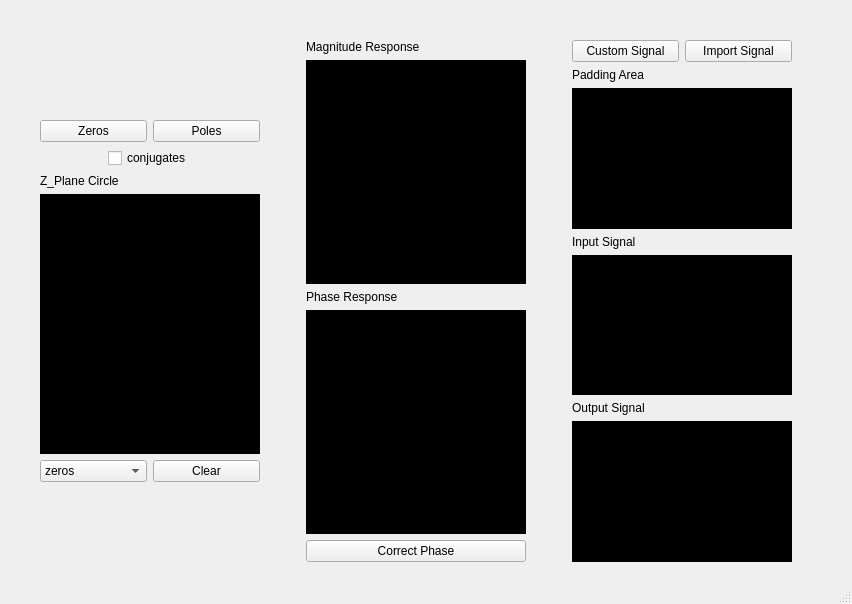
<?xml version="1.0" encoding="UTF-8"?>
<ui version="4.0">
 <class>MainWindow</class>
 <widget class="QMainWindow" name="MainWindow">
  <property name="geometry">
   <rect>
    <x>0</x>
    <y>0</y>
    <width>852</width>
    <height>604</height>
   </rect>
  </property>
  <property name="windowTitle">
   <string>MainWindow</string>
  </property>
  <widget class="QWidget" name="centralwidget">
   <layout class="QGridLayout" name="gridLayout">
    <property name="leftMargin">
     <number>20</number>
    </property>
    <property name="topMargin">
     <number>40</number>
    </property>
    <property name="rightMargin">
     <number>40</number>
    </property>
    <property name="bottomMargin">
     <number>20</number>
    </property>
    <item row="0" column="0">
     <layout class="QHBoxLayout" name="horizontalLayout_5" stretch="1,1,1">
      <item>
       <layout class="QVBoxLayout" name="verticalLayout" stretch="0,0,0,0,1,0,0">
        <property name="leftMargin">
         <number>20</number>
        </property>
        <property name="rightMargin">
         <number>20</number>
        </property>
        <item>
         <spacer name="verticalSpacer_2">
          <property name="orientation">
           <enum>Qt::Vertical</enum>
          </property>
          <property name="sizeHint" stdset="0">
           <size>
            <width>20</width>
            <height>80</height>
           </size>
          </property>
         </spacer>
        </item>
        <item>
         <layout class="QHBoxLayout" name="horizontalLayout">
          <item>
           <widget class="QPushButton" name="zeros">
            <property name="text">
             <string>Zeros</string>
            </property>
           </widget>
          </item>
          <item>
           <widget class="QPushButton" name="poles">
            <property name="text">
             <string>Poles</string>
            </property>
           </widget>
          </item>
         </layout>
        </item>
        <item>
         <layout class="QHBoxLayout" name="horizontalLayout_3">
          <item>
           <spacer name="horizontalSpacer_2">
            <property name="orientation">
             <enum>Qt::Horizontal</enum>
            </property>
            <property name="sizeHint" stdset="0">
             <size>
              <width>40</width>
              <height>20</height>
             </size>
            </property>
           </spacer>
          </item>
          <item>
           <widget class="QCheckBox" name="checkBox">
            <property name="text">
             <string>conjugates</string>
            </property>
           </widget>
          </item>
          <item>
           <spacer name="horizontalSpacer">
            <property name="orientation">
             <enum>Qt::Horizontal</enum>
            </property>
            <property name="sizeHint" stdset="0">
             <size>
              <width>40</width>
              <height>20</height>
             </size>
            </property>
           </spacer>
          </item>
         </layout>
        </item>
        <item>
         <widget class="QLabel" name="label">
          <property name="text">
           <string>Z_Plane Circle </string>
          </property>
         </widget>
        </item>
        <item>
         <widget class="PlotWidget" name="z_plane" native="true">
          <property name="styleSheet">
           <string notr="true">background-color: rgb(0, 0, 0);
</string>
          </property>
         </widget>
        </item>
        <item>
         <layout class="QHBoxLayout" name="horizontalLayout_2">
          <item>
           <widget class="QComboBox" name="comboBox">
            <item>
             <property name="text">
              <string>zeros</string>
             </property>
            </item>
            <item>
             <property name="text">
              <string>poles</string>
             </property>
            </item>
            <item>
             <property name="text">
              <string>both</string>
             </property>
            </item>
           </widget>
          </item>
          <item>
           <widget class="QPushButton" name="clear">
            <property name="text">
             <string>Clear</string>
            </property>
           </widget>
          </item>
         </layout>
        </item>
        <item>
         <spacer name="verticalSpacer">
          <property name="orientation">
           <enum>Qt::Vertical</enum>
          </property>
          <property name="sizeHint" stdset="0">
           <size>
            <width>20</width>
            <height>80</height>
           </size>
          </property>
         </spacer>
        </item>
       </layout>
      </item>
      <item>
       <layout class="QVBoxLayout" name="verticalLayout_2" stretch="0,4,0,4,0">
        <property name="leftMargin">
         <number>20</number>
        </property>
        <property name="rightMargin">
         <number>20</number>
        </property>
        <property name="bottomMargin">
         <number>0</number>
        </property>
        <item>
         <widget class="QLabel" name="label_2">
          <property name="text">
           <string>Magnitude Response</string>
          </property>
         </widget>
        </item>
        <item>
         <widget class="PlotWidget" name="magPlot_2" native="true">
          <property name="styleSheet">
           <string notr="true">background-color: rgb(0, 0, 0);</string>
          </property>
         </widget>
        </item>
        <item>
         <widget class="QLabel" name="label_3">
          <property name="text">
           <string>Phase Response</string>
          </property>
         </widget>
        </item>
        <item>
         <widget class="PlotWidget" name="phasePlot" native="true">
          <property name="styleSheet">
           <string notr="true">background-color: rgb(0, 0, 0);
</string>
          </property>
         </widget>
        </item>
        <item>
         <widget class="QPushButton" name="correctPhase">
          <property name="text">
           <string>Correct Phase</string>
          </property>
         </widget>
        </item>
       </layout>
      </item>
      <item>
       <layout class="QVBoxLayout" name="verticalLayout_3" stretch="1,0,4,0,4,0,4">
        <property name="leftMargin">
         <number>20</number>
        </property>
        <property name="rightMargin">
         <number>20</number>
        </property>
        <item>
         <layout class="QHBoxLayout" name="horizontalLayout_4">
          <item>
           <widget class="QPushButton" name="customSignal">
            <property name="text">
             <string>Custom Signal</string>
            </property>
           </widget>
          </item>
          <item>
           <widget class="QPushButton" name="importSignal">
            <property name="text">
             <string>Import Signal</string>
            </property>
           </widget>
          </item>
         </layout>
        </item>
        <item>
         <widget class="QLabel" name="label_4">
          <property name="text">
           <string>Padding Area</string>
          </property>
         </widget>
        </item>
        <item>
         <widget class="PlotWidget" name="paddingArea" native="true">
          <property name="styleSheet">
           <string notr="true">background-color: rgb(0, 0, 0);
</string>
          </property>
         </widget>
        </item>
        <item>
         <widget class="QLabel" name="label_5">
          <property name="text">
           <string>Input Signal</string>
          </property>
         </widget>
        </item>
        <item>
         <widget class="PlotWidget" name="inputSignal" native="true">
          <property name="styleSheet">
           <string notr="true">background-color: rgb(0, 0, 0);
</string>
          </property>
         </widget>
        </item>
        <item>
         <widget class="QLabel" name="label_6">
          <property name="text">
           <string>Output Signal</string>
          </property>
         </widget>
        </item>
        <item>
         <widget class="PlotWidget" name="outputSignal" native="true">
          <property name="styleSheet">
           <string notr="true">background-color: rgb(0, 0, 0);
</string>
          </property>
         </widget>
        </item>
       </layout>
      </item>
     </layout>
    </item>
   </layout>
  </widget>
  <widget class="QMenuBar" name="menubar">
   <property name="geometry">
    <rect>
     <x>0</x>
     <y>0</y>
     <width>852</width>
     <height>22</height>
    </rect>
   </property>
  </widget>
  <widget class="QStatusBar" name="statusbar"/>
 </widget>
 <customwidgets>
  <customwidget>
   <class>PlotWidget</class>
   <extends>QWidget</extends>
   <header>pyqtgraph</header>
   <container>1</container>
  </customwidget>
 </customwidgets>
 <resources/>
 <connections/>
</ui>
